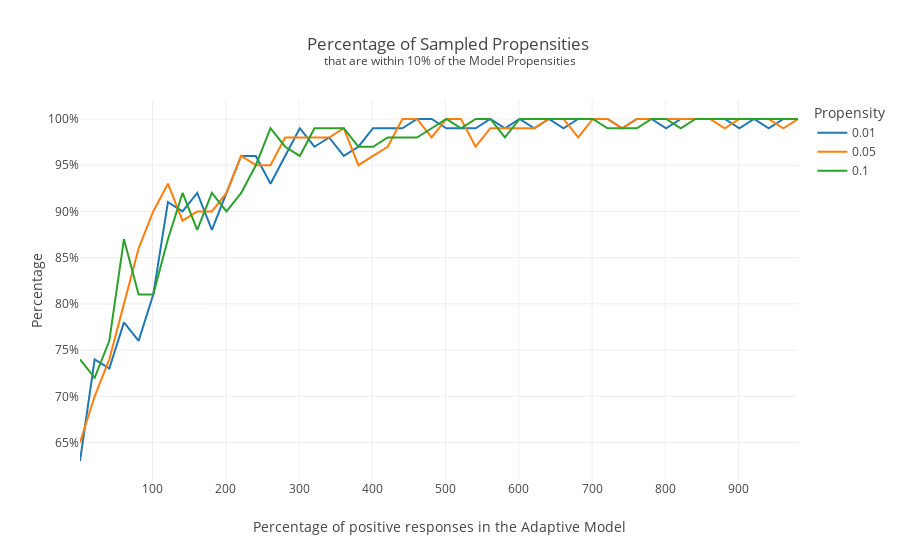

Notebook code for this chart:
### Markdown cell above
## Convergence of the Thompson Sampled propensities

To illustrate the fact that the Thompson Sampled propensities quickly converge
to the model propensities, below plot shows the percentage of sampled propensities
that are within 10% of the original model propensity.

For new models (no responses) that is around 50% but at about 200 positive
responses, around 90% of the sampled propensities are within 10% of the 
original model propensities. After 500 positive responses almost all of the
sampled propensities are within that range.

The colors indicate the same base propensities as before, but as can be 
seen, the convergence rate is independent of the base propensities.

### Code cell
PercentageOfSampled

### Figure 1 — Plotly figure (JSON) as saved in the notebook; plotly's stock layout.template omitted (floating-point values rounded to 4 significant figures)
{"data": [{"hovertemplate": "Propensity=0.01<br>Percentage of positive responses in the Adaptive Model=%{x}<br>Percentage=%{y}<extra></extra>", "legendgroup": "0.01", "line": {"color": "#1F77B4", "dash": "solid"}, "marker": {"symbol": "circle"}, "mode": "lines", "name": "0.01", "orientation": "v", "showlegend": true, "type": "scatter", "x": [1, 21, 41, 61, 81, 101, 121, 141, 161, 181, 201, 221, 241, 261, 281, 301, 321, 341, 361, 381, 401, 421, 441, 461, 481, 501, 521, 541, 561, 581, 601, 621, 641, 661, 681, 701, 721, 741, 761, 781, 801, 821, 841, 861, 881, 901, 921, 941, 961, 981], "xaxis": "x", "y": [0.63, 0.74, 0.73, 0.78, 0.76, 0.81, 0.91, 0.9, 0.92, 0.88, 0.92, 0.96, 0.96, 0.93, 0.96, 0.99, 0.97, 0.98, 0.96, 0.97, 0.99, 0.99, 0.99, 1, 1, 0.99, 0.99, 0.99, 1, 0.99, 1, 0.99, 1, 0.99, 1, 1, 1, 0.99, 1, 1, 0.99, 1, 1, 1, 1, 0.99, 1, 0.99, 1, 1], "yaxis": "y"}, {"hovertemplate": "Propensity=0.05<br>Percentage of positive responses in the Adaptive Model=%{x}<br>Percentage=%{y}<extra></extra>", "legendgroup": "0.05", "line": {"color": "#FF7F0E", "dash": "solid"}, "marker": {"symbol": "circle"}, "mode": "lines", "name": "0.05", "orientation": "v", "showlegend": true, "type": "scatter", "x": [1, 21, 41, 61, 81, 101, 121, 141, 161, 181, 201, 221, 241, 261, 281, 301, 321, 341, 361, 381, 401, 421, 441, 461, 481, 501, 521, 541, 561, 581, 601, 621, 641, 661, 681, 701, 721, 741, 761, 781, 801, 821, 841, 861, 881, 901, 921, 941, 961, 981], "xaxis": "x", "y": [0.65, 0.7, 0.74, 0.8, 0.86, 0.9, 0.93, 0.89, 0.9, 0.9, 0.92, 0.96, 0.95, 0.95, 0.98, 0.98, 0.98, 0.98, 0.99, 0.95, 0.96, 0.97, 1, 1, 0.98, 1, 1, 0.97, 0.99, 0.99, 0.99, 0.99, 1, 1, 0.98, 1, 1, 0.99, 1, 1, 1, 1, 1, 1, 0.99, 1, 1, 1, 0.99, 1], "yaxis": "y"}, {"hovertemplate": "Propensity=0.1<br>Percentage of positive responses in the Adaptive Model=%{x}<br>Percentage=%{y}<extra></extra>", "legendgroup": "0.1", "line": {"color": "#2CA02C", "dash": "solid"}, "marker": {"symbol": "circle"}, "mode": "lines", "name": "0.1", "orientation": "v", "showlegend": true, "type": "scatter", "x": [1, 21, 41, 61, 81, 101, 121, 141, 161, 181, 201, 221, 241, 261, 281, 301, 321, 341, 361, 381, 401, 421, 441, 461, 481, 501, 521, 541, 561, 581, 601, 621, 641, 661, 681, 701, 721, 741, 761, 781, 801, 821, 841, 861, 881, 901, 921, 941, 961, 981], "xaxis": "x", "y": [0.74, 0.72, 0.76, 0.87, 0.81, 0.81, 0.87, 0.92, 0.88, 0.92, 0.9, 0.92, 0.95, 0.99, 0.97, 0.96, 0.99, 0.99, 0.99, 0.97, 0.97, 0.98, 0.98, 0.98, 0.99, 1, 0.99, 1, 1, 0.98, 1, 1, 1, 1, 1, 1, 0.99, 0.99, 0.99, 1, 1, 0.99, 1, 1, 1, 1, 1, 1, 1, 1], "yaxis": "y"}], "layout": {"legend": {"title": {"text": "Propensity"}, "tracegroupgap": 0}, "title": {"text": "Percentage of Sampled Propensities <br><sup>that are within 10% of the Model Propensities</sup>"}, "xaxis": {"anchor": "y", "domain": [0, 1], "title": {"text": "Percentage of positive responses in the Adaptive Model"}}, "yaxis": {"anchor": "x", "domain": [0, 1], "tickformat": ".0%", "title": {"text": "Percentage"}}}}
